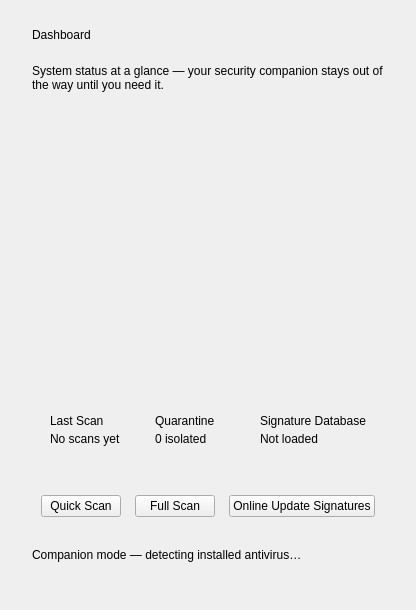
         <widget class="QWidget" name="pageDashboard">
          <layout class="QVBoxLayout" name="dashLayout">
           <property name="spacing">
            <number>22</number>
           </property>
           <property name="leftMargin">
            <number>32</number>
           </property>
           <property name="topMargin">
            <number>28</number>
           </property>
           <property name="rightMargin">
            <number>32</number>
           </property>
           <property name="bottomMargin">
            <number>28</number>
           </property>
           <item>
            <widget class="QLabel" name="lblDashTitle">
             <property name="text">
              <string>Dashboard</string>
             </property>
            </widget>
           </item>
           <item>
            <widget class="QLabel" name="lblDashSubtitle">
             <property name="text">
              <string>System status at a glance — your security companion stays out of the way until you need it.</string>
             </property>
             <property name="wordWrap">
              <bool>true</bool>
             </property>
            </widget>
           </item>
           <item>
            <widget class="verax::ProgressRing" name="dashRing" native="true">
             <property name="sizePolicy">
              <sizepolicy hsizetype="Preferred" vsizetype="Preferred">
               <horstretch>0</horstretch>
               <verstretch>0</verstretch>
              </sizepolicy>
             </property>
             <property name="minimumSize">
              <size>
               <width>220</width>
               <height>220</height>
              </size>
             </property>
            </widget>
           </item>
           <item>
            <spacer name="verticalSpacer">
             <property name="orientation">
              <enum>Qt::Vertical</enum>
             </property>
             <property name="sizeType">
              <enum>QSizePolicy::Fixed</enum>
             </property>
             <property name="sizeHint" stdset="0">
              <size>
               <width>20</width>
               <height>40</height>
              </size>
             </property>
            </spacer>
           </item>
           <item>
            <widget class="QWidget" name="dashStatsRow" native="true">
             <layout class="QHBoxLayout" name="dashStatsLayout">
              <property name="spacing">
               <number>16</number>
              </property>
              <item>
               <widget class="verax::SurfaceCard" name="cardLastScan">
                <layout class="QVBoxLayout" name="cardLastScanLayout">
                 <property name="spacing">
                  <number>4</number>
                 </property>
                 <item>
                  <widget class="QLabel" name="lblLastScanHeader">
                   <property name="sizePolicy">
                    <sizepolicy hsizetype="Preferred" vsizetype="Preferred">
                     <horstretch>0</horstretch>
                     <verstretch>0</verstretch>
                    </sizepolicy>
                   </property>
                   <property name="text">
                    <string>Last Scan</string>
                   </property>
                  </widget>
                 </item>
                 <item>
                  <widget class="QLabel" name="lblLastScan">
                   <property name="text">
                    <string>No scans yet</string>
                   </property>
                  </widget>
                 </item>
                </layout>
               </widget>
              </item>
              <item>
               <widget class="verax::SurfaceCard" name="cardQuarantine">
                <layout class="QVBoxLayout" name="cardQuarantineLayout">
                 <property name="spacing">
                  <number>4</number>
                 </property>
                 <item>
                  <widget class="QLabel" name="lblQuarantineHeader">
                   <property name="sizePolicy">
                    <sizepolicy hsizetype="Preferred" vsizetype="Preferred">
                     <horstretch>0</horstretch>
                     <verstretch>0</verstretch>
                    </sizepolicy>
                   </property>
                   <property name="text">
                    <string>Quarantine</string>
                   </property>
                  </widget>
                 </item>
                 <item>
                  <widget class="QLabel" name="lblQuarantineSummary">
                   <property name="text">
                    <string>0 isolated</string>
                   </property>
                  </widget>
                 </item>
                </layout>
               </widget>
              </item>
              <item>
               <widget class="verax::SurfaceCard" name="cardSignatures">
                <layout class="QVBoxLayout" name="cardSignaturesLayout">
                 <property name="spacing">
                  <number>4</number>
                 </property>
                 <item>
                  <widget class="QLabel" name="lblSignaturesHeader">
                   <property name="text">
                    <string>Signature Database</string>
                   </property>
                  </widget>
                 </item>
                 <item>
                  <widget class="QLabel" name="lblSignaturesInfo">
                   <property name="text">
                    <string>Not loaded</string>
                   </property>
                   <property name="wordWrap">
                    <bool>false</bool>
                   </property>
                  </widget>
                 </item>
                </layout>
               </widget>
              </item>
             </layout>
            </widget>
           </item>
           <item>
            <widget class="QWidget" name="dashActionsRow" native="true">
             <layout class="QHBoxLayout" name="dashActionsLayout">
              <property name="spacing">
               <number>14</number>
              </property>
              <item>
               <widget class="QPushButton" name="btnQuickScan">
                <property name="text">
                 <string>Quick Scan</string>
                </property>
                <property name="property" stdset="0">
                 <string notr="true">primary</string>
                </property>
               </widget>
              </item>
              <item>
               <widget class="QPushButton" name="btnFullScan">
                <property name="text">
                 <string>Full Scan</string>
                </property>
               </widget>
              </item>
              <item>
               <widget class="QPushButton" name="btnUpdateSignatures">
                <property name="text">
                 <string>Online Update Signatures</string>
                </property>
               </widget>
              </item>
             </layout>
            </widget>
           </item>
           <item>
            <widget class="QLabel" name="lblCompanionAv">
             <property name="text">
              <string>Companion mode — detecting installed antivirus…</string>
             </property>
             <property name="wordWrap">
              <bool>true</bool>
             </property>
            </widget>
           </item>
           <item>
            <spacer name="dashSpacer">
             <property name="orientation">
              <enum>Qt::Vertical</enum>
             </property>
             <property name="sizeHint" stdset="0">
              <size>
               <width>0</width>
               <height>20</height>
              </size>
             </property>
            </spacer>
           </item>
          </layout>
         </widget>
